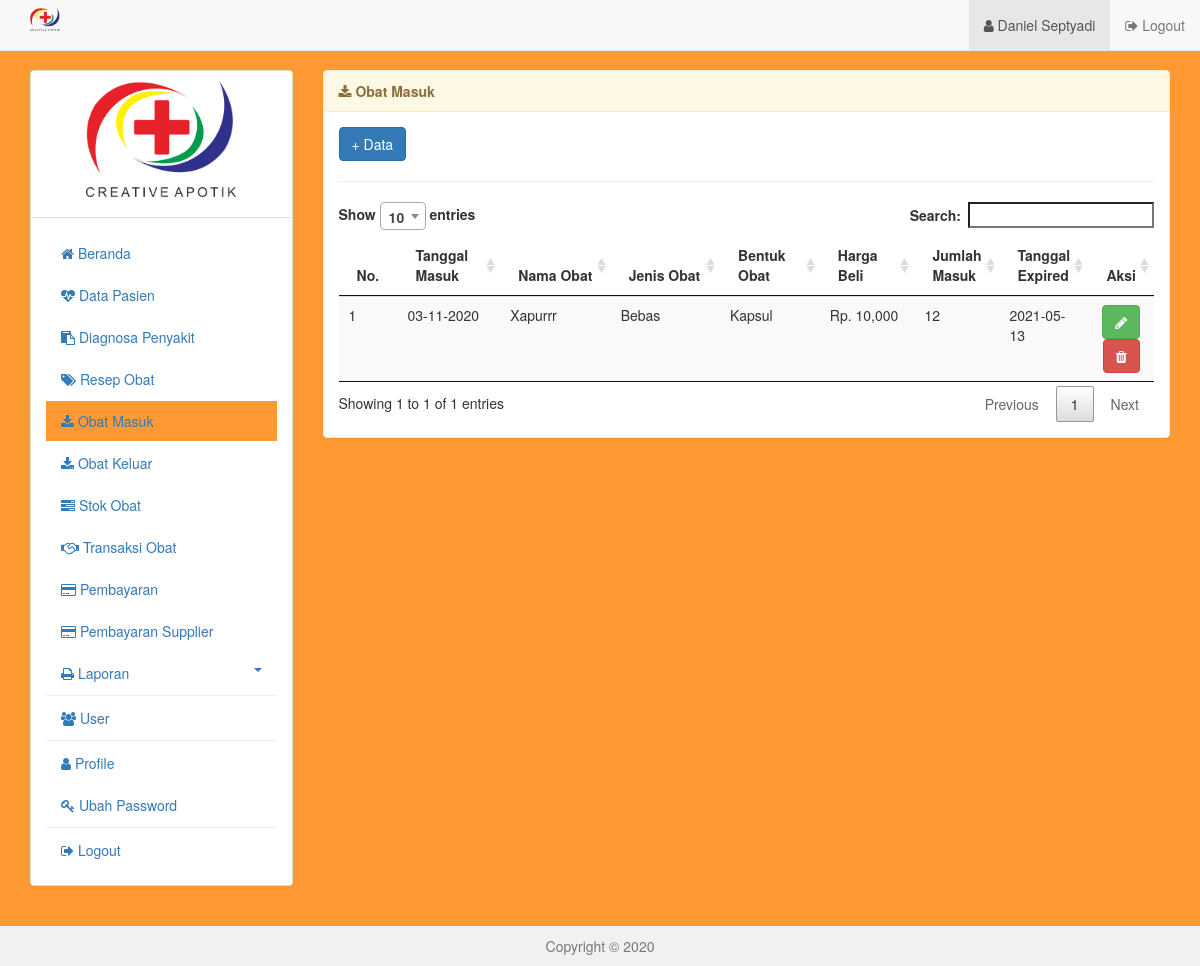
Before: /users?menu=obat_masuk (signed in) with the older database file.
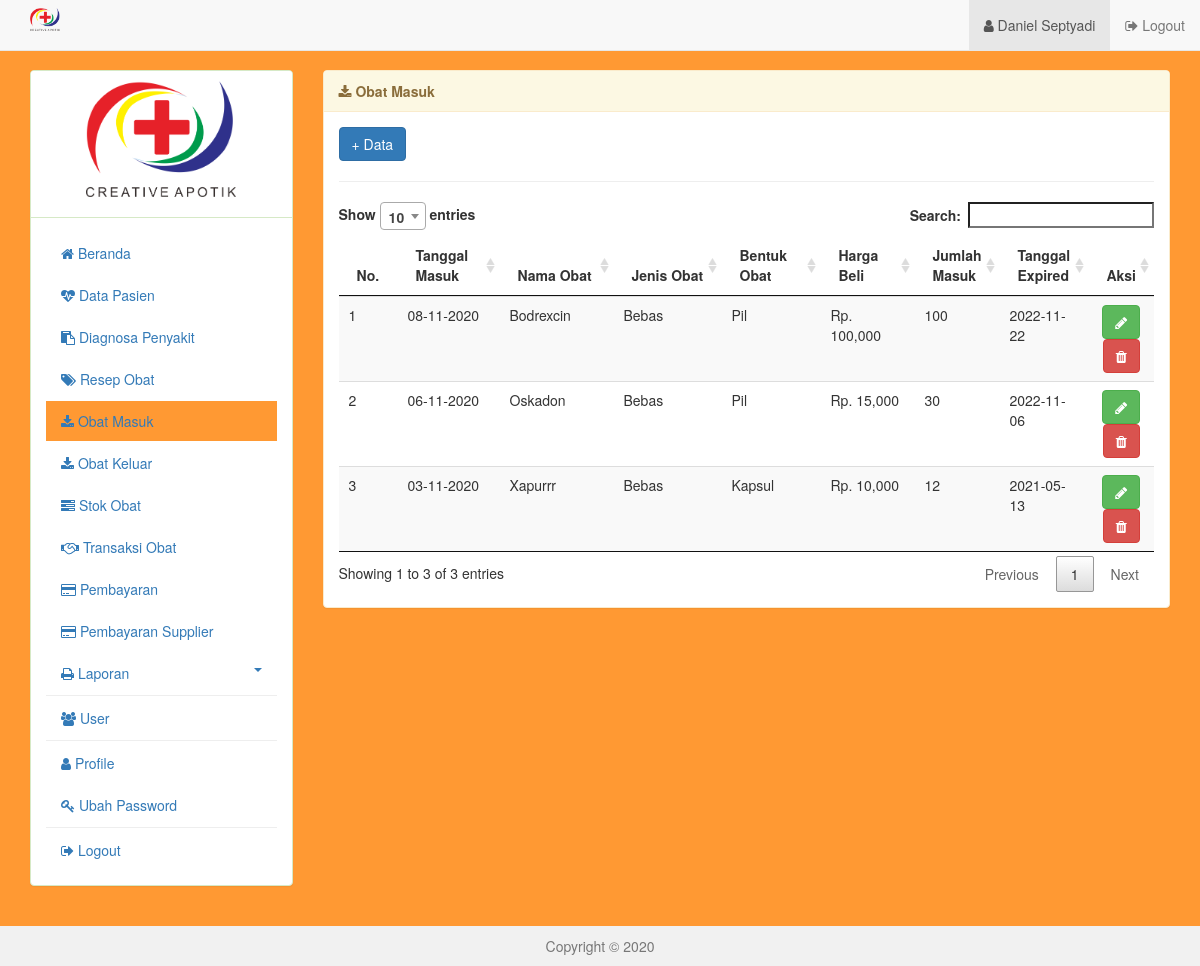
After: the same page with the newer database file.
### tables this page shows
CREATE TABLE `tbl_obat_masuk` (
  `id_masuk` int(10) NOT NULL,
  `tanggal_masuk` date DEFAULT NULL,
  `nama_obat` varchar(30) DEFAULT NULL,
  `jenis_obat` enum('Bebas','Keras') DEFAULT NULL,
  `bentuk_obat` varchar(10) DEFAULT NULL,
  `harga_beli` int(8) DEFAULT NULL,
  `jumlah_masuk` int(8) DEFAULT NULL,
  `tanggal_exp` date DEFAULT NULL
);

### users/obat_masuk/tabel.php (the view, shortened to what this page needs)
<?php
$cek_data = mysqli_query($con, "SELECT * FROM tbl_obat_masuk ORDER BY id_masuk DESC");
?>
<a href="users?menu=obat_masuk&aksi=tambah" class="btn btn-primary">+ Data</a>
<hr>
<table id="data_tables" class="table table-striped table-dark" width="100%" class="panel-heading">
  <thead class="thead-light">
    <tr>
      <th width="1%">No.</th>
      <th width="15%">Tanggal Masuk</th>
      <th width="20%">Nama Obat</th>
      <th width="20%">Jenis Obat</th>
      <th width="15%">Bentuk Obat</th>
      <th width="15%">Harga Beli</th>
      <th width="4%">Jumlah Masuk</th>
      <th width="15%">Tanggal Expired</th>
      <th width="10%">Aksi</th>
    </tr>
  </thead>
  <tbody>
    <?php
    $no=1;
    while ($baris = mysqli_fetch_array($cek_data)) {?>
      <tr>
        <td><?php echo $no++; ?></td>
        <td><?php echo date('d-m-Y',strtotime($baris['tanggal_masuk'])); ?></td>
        <td><?php echo $baris['nama_obat']; ?></td>
        <td><?php echo $baris['jenis_obat']; ?></td>
        <td><?php echo $baris['bentuk_obat']; ?></td>
        <td>Rp. <?php echo number_format( $baris['harga_beli']); ?></td>
        <td><?php echo $baris['jumlah_masuk']; ?></td>
        <td><?php echo $baris['tanggal_exp']; ?></td>
        <td class="text-center">
          <a href="users?menu=obat_masuk&aksi=edit&id=<?php echo $baris['id_masuk']; ?>" class="btn btn-success" title="Edit"><i class="fa fa-pencil"></i></a>
          <a href="users?menu=obat_masuk&aksi=hapus&id=<?php echo $baris['id_masuk']; ?>" class="btn btn-danger" title="Hapus" onclick="return confirm('Anda Yakin?');"><i class="fa fa-trash"></i></a>
        </td>
      </tr>
    <?php
    } ?>
  </tbody>
</table>

### users/obat_masuk/index.php (shortened to what this page needs)
<div class="panel panel-warning">
  <div class="panel-heading">
    <b><i class="fa fa-download"></i> <?php echo ucwords($_GET['aksi']); ?> Obat Masuk</b>
  </div>
  <div class="panel-body">
    <?php
      if ($_GET['aksi']=='tambah'){
        include "tambah.php";
      }elseif ($_GET['aksi']=='edit'){
        include "edit.php";
      }elseif ($_GET['aksi']=='hapus'){
        include "hapus.php";
      }elseif ($_GET['aksi']=='detail'){
        include "detail.php";
      }else{
        include "tabel.php";
    } ?>
  </div>
</div>

Changed rows visible on the page:
added tbl_obat_masuk: tanggal_masuk "08-11-2020", nama_obat "Bodrexcin", jenis_obat "Bebas", bentuk_obat "Pil", harga_beli "100,000", jumlah_masuk "100", tanggal_exp "2022-11-22"
added tbl_obat_masuk: tanggal_masuk "06-11-2020", nama_obat "Oskadon", jenis_obat "Bebas", bentuk_obat "Pil", harga_beli "15,000", jumlah_masuk "30", tanggal_exp "2022-11-06"
Other visible differences:
text written by a page script: "Show 10 entries Search: Showing 1 to 1 of 1 entries Previous 1 Next" → "Show 10 entries Search: Showing 1 to 3 of 3 entries Previous 1 Next"
